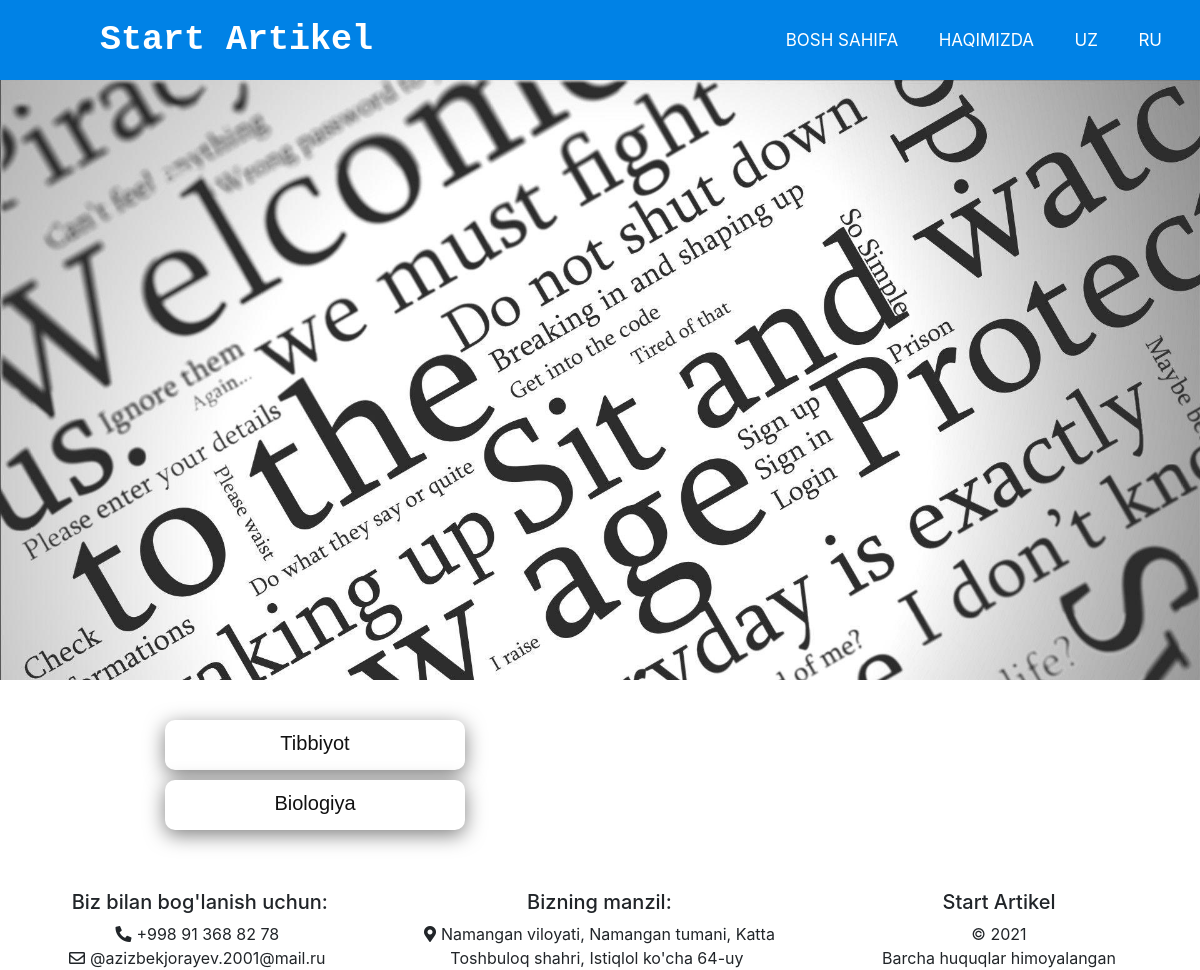
Before: / with the older database file.
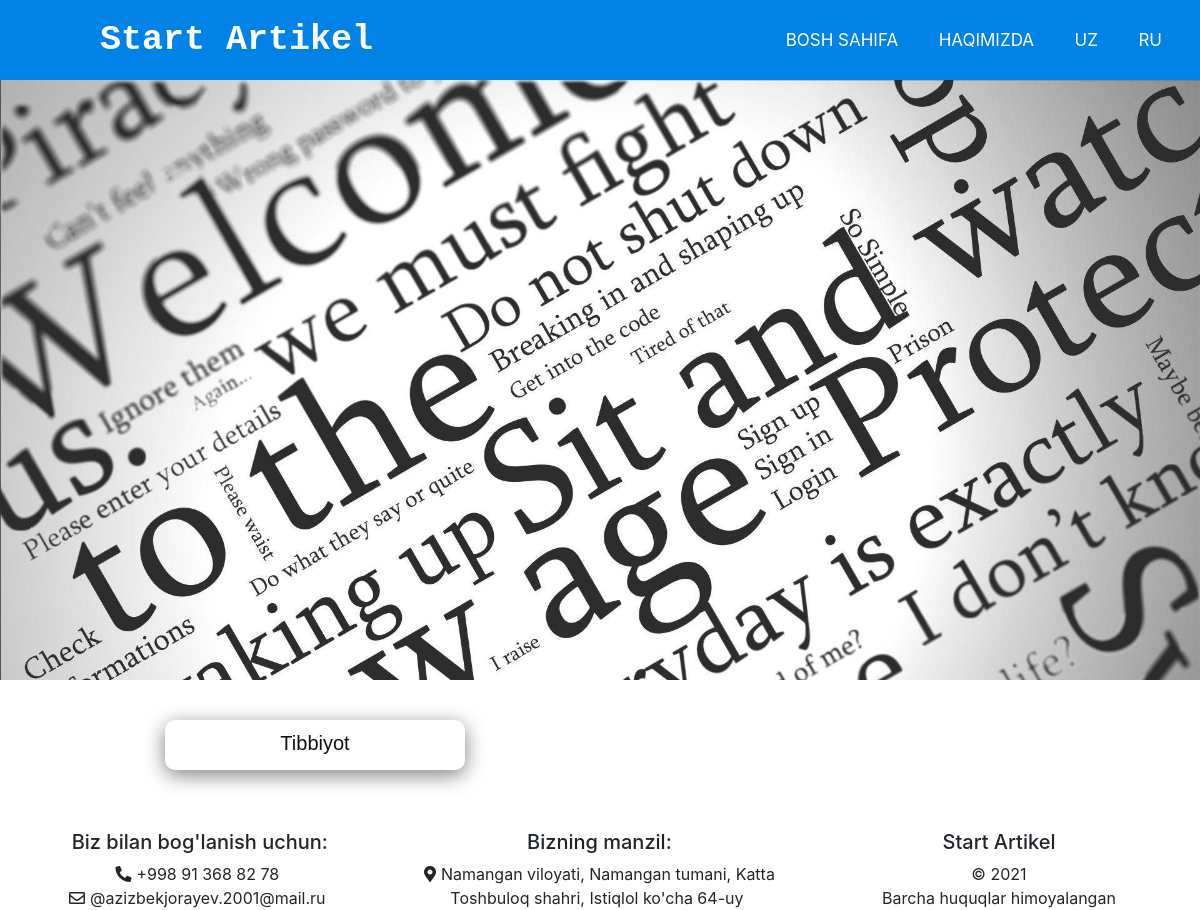
After: the same page with the newer database file.
### main/models.py (models this page shows, shortened)
class Category(models.Model):
    name = models.CharField('Katigoriya Nomi',max_length=150)
    slug = models.SlugField('*',max_length=150, unique=True)
    img = models.ImageField("Rasim", upload_to='cat_imgs',)
    class Meta:
        verbose_name = 'Katigoriya'
        verbose_name_plural = 'Katigoriyalar'

### main/views.py (the view)
# urls.py: path('',views.index, name='homes'),
def index(request):
    category = Category.objects.all()
    return render(request,'index.html',{'cat':category})

### templates/index.html
{% extends 'wrapper.html' %}
{% load static %}
{% block content %}
    <div id="banner">
    	<div class="img-banner" style="background-image: url('static/rasmlar/fon.jpg')">
    	</div>
    </div>
    <div id="content">
    	<div class="container">
        <div class="row">
          <div class="col-md-4 offset-md-1">
            <div class="tabel">
              {% for c in cat %}
              <a href="{% url 'main:cat_detail' c.id %}"><div class="block">{{c.name}}</div></a>
              {% endfor %}
            </div>
          </div>
        </div>
      </div>
    </div>
    {% endblock content %}

Changed rows visible on the page:
removed Category: name "Biologiya"
